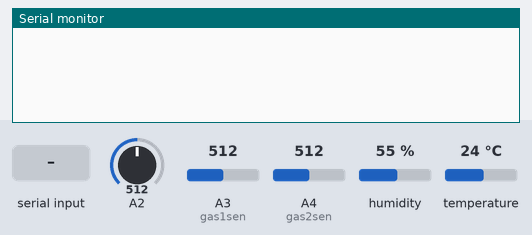
A sketch run on a simulated Arduino Uno, built with avr-gcc and run on an emulated ATmega328P. Shown: the last lines printed to the serial monitor. The inputs (shaded band) are chosen by the test bench; at power-on: A2 = 512, A3 (gas1sen) = 512, A4 (gas2sen) = 512, humidity 55 %, temperature 24 °C.

Above: at 1.2 s.
1.3 s: "#" received over Serial
At 2.1 s:
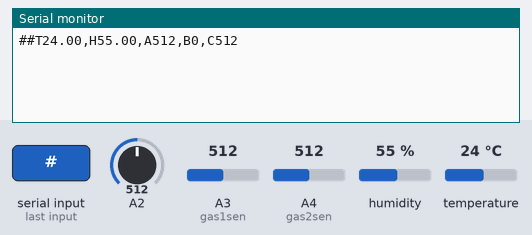
2.8 s: "$" received over Serial
At 3.2 s:
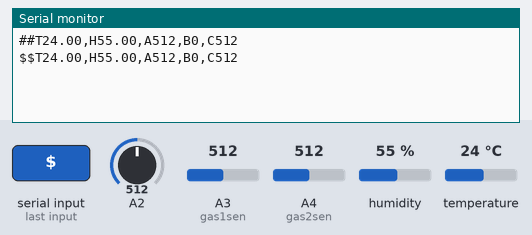
4.3 s: "1" received over Serial
At 5.6 s:
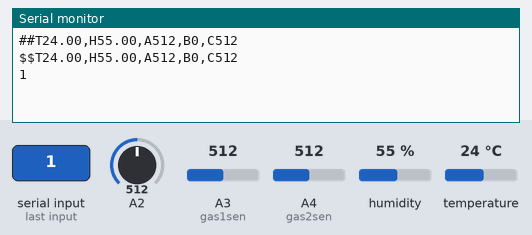

Measured:
- after the input at 1.3 s, the serial monitor: prints a new line at once (image 1)
- after the input at 2.8 s, the serial monitor: prints a new line at once (image 2)
- after the input at 4.3 s, the serial monitor: prints a new line at once (image 3)

The sketch:

arduino_main_app.ino
```cpp
#include "DHT.h"
#define DHTPIN 2          // esta en el pi digital 2
#define DHTTYPE DHT22
DHT dht(DHTPIN, DHTTYPE);
/*variables necesariar para le sensor de CO2*/
#define         MG_PIN                       (2)     //define which analog input channel you are going to use
#define         DC_GAIN                      (3)   //(8.5)   //define the DC gain of amplifier
#define         READ_SAMPLE_INTERVAL         (1)    //define how many samples you are going to take in normal operation
#define         READ_SAMPLE_TIMES            (1)     //define the time interval(in milisecond) between each samples in
#define         ZERO_POINT_VOLTAGE           (1.74)  //(0.220) //define the output of the sensor in volts when the concentration of CO2 is 400PPM
#define         REACTION_VOLTGAE             (0.020)


float           CO2Curve[3]  =  {2.602,ZERO_POINT_VOLTAGE,(REACTION_VOLTGAE/(2.602-3))};
int gas1sen = A3;
int gas2sen = A4;
int gas1,gas2 = 0;


void setup()
{
    Serial.begin(9600);                              //UART setup, baudrate = 9600bps
  dht.begin();

 }
void loop() {
  while( Serial.available() == 0);

  char data = Serial.read();
  Serial.print(data);


  if  (data == '#')
  {

    Serial.print("#");
    Serial.print('T');
    float t = dht.readTemperature();
    float h = dht.readHumidity();
    Serial.print(t);
    Serial.print(',');
    Serial.print('H');
    Serial.print(h);
    Serial.print(',');
    Serial.print('A');
    gas1 = map(analogRead(gas1sen), 0, 1023, 0, 1023);
    Serial.print(gas1);
    Serial.print(',');
    Serial.print('B');
    int percentage;
    float volts;
    volts = MGRead(MG_PIN);
    percentage = MGGetPercentage(volts,CO2Curve);
    if (percentage == -1) {
        Serial.print( "400" );
    } else {
        Serial.print(percentage);
    }
    Serial.print(',');
    Serial.print('C');
    gas2 = map(analogRead(gas2sen), 0, 1023, 0, 1023);
    Serial.println(gas2);
    Serial.flush();
  }
 if  (data == '$')
  {

    Serial.print("$");
    Serial.print('T');
    float t = dht.readTemperature();
    float h = dht.readHumidity();
    Serial.print(t);
    Serial.print(',');
    Serial.print('H');
    Serial.print(h);
    Serial.print(',');
    Serial.print('A');
    gas1 = map(analogRead(gas1sen), 0, 1023, 0, 1023);
    Serial.print(gas1);
    Serial.print(',');
    Serial.print('B');
    int percentage;
    float volts;
    volts = MGRead(MG_PIN);
    percentage = MGGetPercentage(volts,CO2Curve);
    if (percentage == -1) {
        Serial.print( "400" );
    } else {
        Serial.print(percentage);
    }
    Serial.print(',');
    Serial.print('C');
    gas2 = map(analogRead(gas2sen), 0, 1023, 0, 1023);
    Serial.println(gas2);
    Serial.flush();
  }
}

  float MGRead(int mg_pin)
{
    int i;
    float v=0;
    for (i=0;i<READ_SAMPLE_TIMES;i++) {
        v += analogRead(mg_pin);
        }
        v = (v/READ_SAMPLE_TIMES) *5/1024 ;
    return v;
}

int  MGGetPercentage(float volts, float *pcurve)
{
   if ((volts/DC_GAIN )>=ZERO_POINT_VOLTAGE) {
      return -1;
   } else {
      return pow(10, ((volts/DC_GAIN)-pcurve[1])/pcurve[2]+pcurve[0]);
   }
}
```
